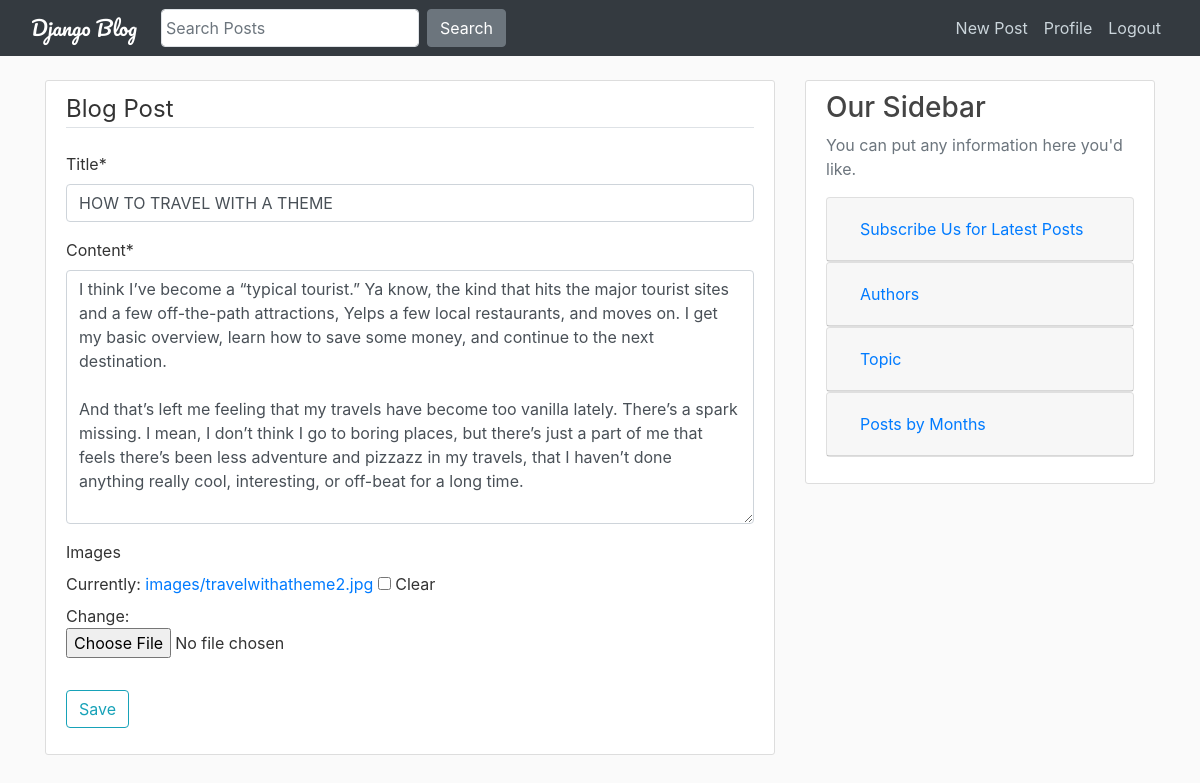
Screenshot of /post/9/update/ (signed in) with the database file from the repository.
### appblog/models.py (models this page shows, shortened)
class Post(models.Model):
    title=models.CharField(max_length=99)
    slug = models.SlugField(unique=True, null=False)
    topic= models.CharField(max_length=50,default='Select')
    images=models.ImageField(upload_to='images',blank=True)
    content= models.TextField()
    date_posted=models.DateTimeField(default=timezone.now)
    author=models.ForeignKey(User,default="Anonymous user",on_delete=models.CASCADE)

### appblog/views.py (the view, shortened to what this page needs)
# urls.py: path('post/<int:pk>/update/',PostUpdateView.as_view(), name='post_update'),
class PostUpdateView(LoginRequiredMixin, UserPassesTestMixin, UpdateView):
    model = Post
    fields = ['title','content','images']
    def test_func(self):
        post = self.get_object()
        if self.request.user == post.author:
            return True
        return False

### appblog/templates/appblog/post_form.html (shortened to what this page needs)
{% extends "appblog/base.html"%}
{% load crispy_forms_tags %}
{% block content %}
<div class="content-section">
    <form class="form-group" method="POST" enctype="multipart/form-data">
        <fieldset class="form-group">
            <legend class="border-bottom mb-4">Blog Post</legend>
            {{ form|crispy }}
        </fieldset>
        <div class="form-group">
            <button class="btn btn-outline-info" type="submit">Save</button>
        </div>
    </form>
</div>
{% endblock%}

### appblog/static/appblog/mainnn.css (style rules this page uses)
body { background: #fafafa; color: #333333; margin-top: 5rem; }
.content-section { background: #ffffff; padding: 10px 20px; border: 1px solid #dddddd; border-radius: 3px; margin-bottom: 20px; }

### rows the page displays
Post: title "HOW TO TRAVEL WITH A THEME", content "I think I’ve become a “typical tourist.” Ya know, the kind that hits the major tourist sites and a few off-the-path attractions, Yelps a few local restaurants, and moves on. I get my basic overview, learn how to save some money, and continue to the next destination. And that’s left me feeling that my travels have become too vanilla lately. There’s a spark missing. I mean, I don’t think I go to boring places, but there’s just a part of me that feels there’s been less adventure and pizzazz in my travels, that I haven’t done anything really cool, interesting, or off-beat for a long time."
